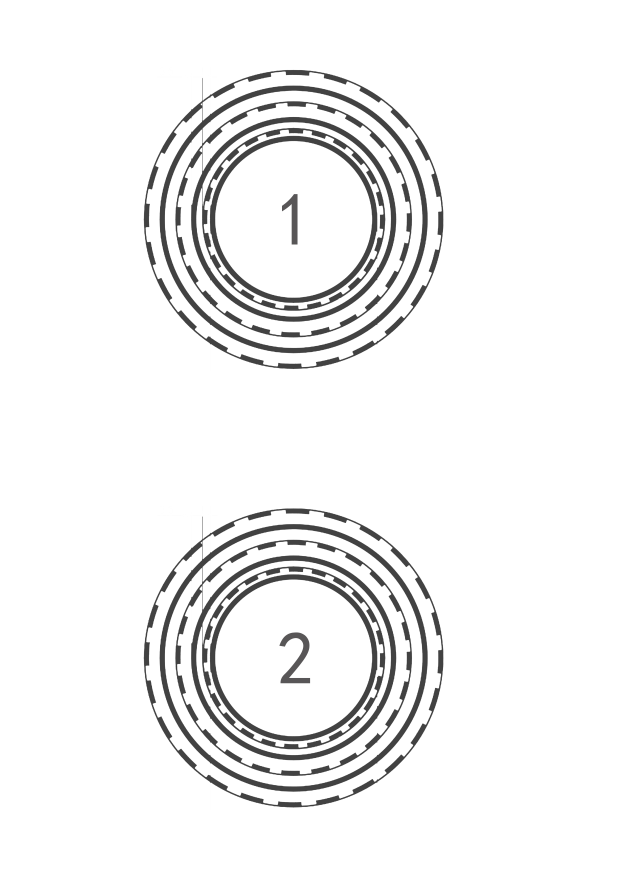
#> input picture 发布/上位机_20260916/vision_deps/images/工创赛标靶A4(12).png, 2480 x 3508 px (shown at 1/4 size)
$ python exp_speed.py --image '../../发布/上位机_20260916/vision_deps/images/工创赛标靶A4(12).png'
#> lines starting #> are read from the running program, lines starting #| are printed output that depends on the picture; after the words box and inside, x2 and y2 are one past the last pixel; in counts of white or black regions, pixels touching at a corner belong together
### 整机程序设计/VisualBot2/ring_center_detect_v2.py
#!/usr/bin/env python3
# -*- coding: utf-8 -*-
"""
圆环检测 + 环心数字识别(1/2/3, 任意旋转) —— 精简版
====================================================
检测方式(沿用 ring_center_simple.py 的粗圆环带思路, 快):
  灰度 -> 自适应二值化(环线是暗色) -> 闭运算接断线 -> 最大连通域
  -> 最小外接圆 -> 圆心即靶心。无霍夫/无聚类/无标定。
新增功能:
  检出圆环后, 识别环心阿拉伯数字(只需区分 1/2/3, 支持 360° 任意旋转):
  环心裁剪 -> 自适应阈值 -> 中心区字形 -> 归一化
  -> 与"1/2/3 × 多种字体 × 每5°旋转"模板库做 NCC 匹配
  -> 推流画面在圆心处用黄色标注(纯 ASCII Hershey 字体, 无字体依赖)
数字稳定性(滑动窗口众数):
  输出 = 最近 N 次(默认20)高置信读数中出现最多的数字(1/2/3);
  窗口随新读数滚动, 不锁定; 环长时间丢失或环心跳变(换了环)才清空窗口重新统计。

用法:
  python3 ring_center_detect_v2.py               # 有显示器: 开窗
  python3 ring_center_detect_v2.py --stream      # SSH: 浏览器看 http://<树莓派IP>:8080/
  python3 ring_center_detect_v2.py --no-show     # SSH: 只看终端
  python3 ring_center_detect_v2.py 图片.jpg       # 单张图片调试
无显示环境(SSH)下不加参数会自动降级为 --no-show 模式, 不会崩溃。
画面方向: CALIB["rotate_ccw"]=True(默认)时, 摄像头画面逆时针旋转90°;
  旋转在读帧后立即做, 所有输出坐标(环心/半径)都是旋转后画面的坐标。
按键(仅显示模式): ESC/q 退出

集成接口(兼容旧版, capture_check.sh 等仍可用):
  from ring_center_detect_v2 import RingDetector, CALIB
  res = RingDetector(CALIB).process(frame)
  # res: {found, cx_px, cy_px, r_outer_px, n_rings, conf, stale,
  #       digit, digit_score, raw}
"""

import os
import sys
import time
import threading
import numpy as np
import cv2 as cv

# ----------------------------------------------------------------------
# 配置 —— 阈值/系数按现场微调
# ----------------------------------------------------------------------
CALIB = {
    "camera_id": 0,
    "width": 1280,              # 720p 高清(帧率约12fps); 要更快改 640x480
    "height": 720,
    # ---- 圆环检测(粗圆环带) ----
    "thr_block": 41,            # 自适应阈值块大小: 越大越抗光照不均
    "thr_c": 5,                 # 提取灵敏度: 调大只留更暗的线(调小更灵敏, 5为灵敏度上调)
    "close_k": 9,               # 闭运算核(px): ≈相邻环线在画面里的间距
    "min_area_frac": 0.001,     # 连通域至少占画面0.1%, 过滤小噪声(上调灵敏度后放宽)
    "center_gate_r": 200,       # 位置要求: 环心须在画面中心半径200px的圆内才识别, 0=关闭
    "proc_scale": 0.5,          # 环检测用半分辨率(快~3倍), 坐标自动换算回原图; 要最高精度改1.0
    "ema": 0.5,                 # 中心平滑系数(0~1, 越大越稳)
    "stale_max": 10,            # 连续丢失>该帧数 -> conf 降级
    # ---- 环心数字识别(1/2/3) ----
    "digit_rot_step": 5,        # 旋转模板步长(度): 5°=72张/字, 覆盖360°任意旋转
    "digit_thr": 0.42,          # NCC 阈值: 低于此视为未识别(无数字基线≈0.00, 斜置细'1'≈0.45~0.50)
    "digit_votes": 20,          # 数字稳定性: 最近 N 次高置信读数(滑动窗口)取众数作为输出
    "digit_unlock_stale": 15,   # 环连续丢失超过该帧数 -> 清空窗口(重新统计)
    "jump_px": 120,             # 原始圆心与平滑中心偏离超过该值(px) -> 视为换了环, 清空窗口
    "digit_inner_frac": 0.80,   # 数字裁剪边长 = 2*最内环半径φ1*该系数(严格在φ1之内, 虚线环也不会进裁剪区)
    "inner_fallback_frac": 0.55,  # 找不到φ1时回退: 2*外环半径*该系数
    "digit_margin": 0.05,       # 与次优类的最小分数差, 小于此输出'?'
    # ---- 相机 ----
    "lock_exposure": True,      # 锁定曝光/白平衡(颜色任务的前提, 圆心检测也受益)
    "rotate_ccw": False,         # 摄像头画面逆时针旋转90°(适配安装方向);
                                # 旋转在读帧后立即做, 输出坐标(环心/半径)均为旋转后画面坐标
}


# ----------------------------------------------------------------------
# 圆环检测: 粗圆环带 -> 最大连通域 -> 最小外接圆
# ----------------------------------------------------------------------
def rotate_ccw(frame, cfg):
    """摄像头画面逆时针旋转90°(适配安装方向), 关闭则原样返回。
    必须在检测前调用: 这样输出坐标(环心/半径)天然就是旋转后画面的坐标。"""
    if cfg.get("rotate_ccw", False):
        return cv.rotate(frame, cv.ROTATE_90_COUNTERCLOCKWISE)
    return frame


def find_center(frame, cfg, want_bw=False):
    """返回 (cx, cy, r) 或 None；want_bw=True 时返回 (cx, cy, r, bw)。
    ★want_bw 是给 RingDetector.process 用的: φ1 那一步还要在同一尺度上做一次
      阈值+闭运算, 复用这里的 bw 能省掉一整套算子(RDK X5 上约 10ms/帧)。"""
    gray = cv.cvtColor(frame, cv.COLOR_BGR2GRAY)
    gray = cv.GaussianBlur(gray, (5, 5), 0)
    bw = cv.adaptiveThreshold(gray, 255, cv.ADAPTIVE_THRESH_GAUSSIAN_C,
                              cv.THRESH_BINARY_INV, cfg["thr_block"], cfg["thr_c"])
    k = cv.getStructuringElement(cv.MORPH_ELLIPSE, (cfg["close_k"], cfg["close_k"]))
    bw = cv.morphologyEx(bw, cv.MORPH_CLOSE, k)
    contours, _ = cv.findContours(bw, cv.RETR_EXTERNAL, cv.CHAIN_APPROX_SIMPLE)
    if not contours:
        return None
    h, w = gray.shape
    r_max = 0.5 * min(h, w)     # 真靶标外接圆不会超过画面短边一半, 滤掉背景伪影
    for c in sorted(contours, key=cv.contourArea, reverse=True):
        if cv.contourArea(c) < cfg["min_area_frac"] * w * h:
            return None
        (cx, cy), r = cv.minEnclosingCircle(c)
        if r <= r_max:
            if want_bw:
                return float(cx), float(cy), float(r), bw
            return float(cx), float(cy), float(r)
    return None


def find_inner_radius(gray, cx, cy, r_out, cfg, bw_full=None):
    """找最内环线半径 φ1(px): 环线围出的"白洞"中, 取贴近环心且半径最小的洞
    (= 最内环 φ1 围出的中心洞; φ1 虚线时该洞不存在, 会退到 φ2 的洞)。
    数字在洞内不影响洞轮廓。返回 φ1 半径, 找不到返回 None。
    gray/坐标/半径需在同一尺度下。
    ★bw_full 给出时(同一尺度的全图二值图)直接切 ROI, 跳过阈值+闭运算;
      注意它是"全图阈值"的结果, 与"ROI 内单独阈值"在边界附近可能略有差别(已过回归)。"""
    h, w = gray.shape
    r_scan = max(int(r_out * 0.95), 10)
    y0 = max(0, int(cy) - r_scan)
    y1 = min(h, int(cy) + r_scan)
    x0 = max(0, int(cx) - r_scan)
    x1 = min(w, int(cx) + r_scan)
    if x1 - x0 < 24 or y1 - y0 < 24:
        return None
    if bw_full is not None:
        bw = bw_full[y0:y1, x0:x1]
    else:
        roi = gray[y0:y1, x0:x1]
        bw = cv.adaptiveThreshold(roi, 255, cv.ADAPTIVE_THRESH_GAUSSIAN_C,
                                  cv.THRESH_BINARY_INV, cfg["thr_block"], cfg["thr_c"])
        k = cv.getStructuringElement(cv.MORPH_ELLIPSE, (cfg["close_k"], cfg["close_k"]))
        bw = cv.morphologyEx(bw, cv.MORPH_CLOSE, k)
    cnts, hier = cv.findContours(bw, cv.RETR_CCOMP, cv.CHAIN_APPROX_SIMPLE)
    if hier is None:
        return None
    oy, ox = int(cy) - y0, int(cx) - x0
    best_r, min_area = None, 0.0
    for i, c in enumerate(cnts):
        if hier[0][i][3] == -1:                # 只看洞(有父轮廓的轮廓)
            continue
        area = cv.contourArea(c)
        if area < 1000:                        # 滤小噪声洞
            continue
        M = cv.moments(c)
        if M['m00'] <= 0:
            continue
        bcx = M['m10'] / M['m00']
        bcy = M['m01'] / M['m00']
        if np.hypot(bcx - ox, bcy - oy) > 0.5 * r_scan:   # 洞须贴近环心
            continue
        (_, _), rr = cv.minEnclosingCircle(c)
        if rr <= 0.15 * r_scan:                # 太小不可能是环洞
            continue
        if best_r is None or rr < best_r:
            best_r = rr
            min_area = area
    return best_r


# ----------------------------------------------------------------------
# 环心数字识别: 1/2/3, 360° 旋转不变(旋转模板库 + NCC)
# ----------------------------------------------------------------------
_DIGIT_TM = None        # (labels: list[str], T: (N,784) 每行单位范数)


def _glyph_tensor(glyph, size=28):
    """二值字形 -> size×size 均值归零、单位范数向量(重心居中)。"""
    h, w = glyph.shape
    s = max(h, w)
    sq = np.zeros((s, s), np.uint8)
    sq[(s - h) // 2:(s - h) // 2 + h, (s - w) // 2:(s - w) // 2 + w] = glyph
    sq = cv.resize(sq, (size, size), interpolation=cv.INTER_AREA)
    m = cv.moments(sq)
    if m['m00'] > 0:
        dx = int(round(size / 2 - m['m10'] / m['m00']))
        dy = int(round(size / 2 - m['m01'] / m['m00']))
        sq = cv.warpAffine(sq, np.float32([[1, 0, dx], [0, 1, dy]]),
                           (size, size), borderValue=0)
    sq = sq.astype(np.float32) / 255.0
    sq -= sq.mean()
    n = np.linalg.norm(sq)
    return sq / n if n > 1e-6 else sq


def _build_rot_templates(step=5):
    """渲染 1/2/3 × 多种字体/粗细 × 每 step° 旋转 的模板矩阵(懒加载)。"""
    global _DIGIT_TM
    if _DIGIT_TM is not None:
        return _DIGIT_TM
    labels, rows = [], []
    for ch in '123':
        for font in (cv.FONT_HERSHEY_SIMPLEX, cv.FONT_HERSHEY_DUPLEX,
                     cv.FONT_HERSHEY_COMPLEX, cv.FONT_HERSHEY_TRIPLEX):
            for thick in (1, 2, 3):
                img = np.zeros((128, 128), np.uint8)
                cv.putText(img, ch, (8, 100), font, 4.0, 255, thick, cv.LINE_AA)
                nz = cv.findNonZero(img)
                if nz is None:
                    continue
                x, y, w, h = cv.boundingRect(nz)
                if w < 2 or h < 2:
                    continue
                glyph = img[y:y + h, x:x + w]
                # 字形补成正方形, 放大到 96, 放进 144 画布(旋转不裁边)
                s = max(w, h)
                sq = np.zeros((s, s), np.uint8)
                sq[(s - h) // 2:(s - h) // 2 + h, (s - w) // 2:(s - w) // 2 + w] = glyph
                sq = cv.resize(sq, (96, 96), interpolation=cv.INTER_AREA)
                canvas = np.zeros((144, 144), np.uint8)
                canvas[24:120, 24:120] = sq
                cxc, cyc = 72, 72
                for ang in range(0, 360, step):
                    M = cv.getRotationMatrix2D((cxc, cyc), ang, 1.0)
                    rot = cv.warpAffine(canvas, M, (144, 144),
                                        flags=cv.INTER_LINEAR, borderValue=0)
                    nz = cv.findNonZero(rot)
                    if nz is None:
                        continue
                    rx, ry, rw, rh = cv.boundingRect(nz)
                    if rw < 2 or rh < 2:
                        continue
                    rows.append(_glyph_tensor(rot[ry:ry + rh, rx:rx + rw], 28).flatten())
                    labels.append(ch)
    _DIGIT_TM = (labels, np.stack(rows).astype(np.float32))
    return _DIGIT_TM


def recognize_digit(frame, cx, cy, r_inner_px, cfg):
    """识别圆环中心数字(1/2/3, 任意旋转)。
    裁剪严格限制在最内环 φ1 之内(数字在环心附近、φ1 以内),
    环线(实线/虚线)进不了裁剪区, 不会把虚线段误当数字。
    返回 (digit 或 None, 置信度)。"""
    gray = cv.cvtColor(frame, cv.COLOR_BGR2GRAY) if frame.ndim == 3 else frame
    h, w = gray.shape[:2]
    side = max(int(2 * r_inner_px * cfg.get("digit_inner_frac", 0.80)), 24)
    x0 = max(0, int(cx) - side // 2)
    y0 = max(0, int(cy) - side // 2)
    x1 = min(w, x0 + side)
    y1 = min(h, y0 + side)
    if x1 - x0 < 12 or y1 - y0 < 12:
        return None, 0.0
    crop = gray[y0:y1, x0:x1]
    if crop.mean() < 128:                       # 深底 -> 反相成"暗字亮底"
        crop = 255 - crop
    bw = cv.adaptiveThreshold(crop, 255, cv.ADAPTIVE_THRESH_GAUSSIAN_C,
                              cv.THRESH_BINARY_INV, 15, 5)
    # 细笔画(如斜置的'1')旋转/反锯齿后易断成碎段: 先闭后开, 补断线去噪
    bw = cv.morphologyEx(bw, cv.MORPH_CLOSE,
                         cv.getStructuringElement(cv.MORPH_ELLIPSE, (3, 3)))
    bw = cv.morphologyEx(bw, cv.MORPH_OPEN,
                         cv.getStructuringElement(cv.MORPH_ELLIPSE, (3, 3)))
    chh, cww = bw.shape
    cnts, _ = cv.findContours(bw, cv.RETR_EXTERNAL, cv.CHAIN_APPROX_SIMPLE)
    if not cnts:
        return None, 0.0
    # 只留"中心区、不碰裁剪边界、尺寸像数字"的轮廓:
    #   环线弧段会贴到裁剪边缘(被排除), 数字在中心内部(被保留);
    #   防'1'断段 -> 取并集作字形
    keep = []
    for c in cnts:
        x, y, ww, hh = cv.boundingRect(c)
        if x <= 1 or y <= 1 or x + ww >= cww - 1 or y + hh >= chh - 1:
            continue                                # 贴边 = 环线弧段
        bcx, bcy = x + ww / 2, y + hh / 2
        if abs(bcx - cww / 2) > 0.45 * cww or abs(bcy - chh / 2) > 0.45 * chh:
            continue
        if hh < side * 0.15 or hh > side * 0.95:
            continue
        keep.append((x, y, ww, hh))
    if not keep:
        return None, 0.0
    x = min(k[0] for k in keep)
    y = min(k[1] for k in keep)
    x2 = max(k[0] + k[2] for k in keep)
    y2 = max(k[1] + k[3] for k in keep)
    glyph = bw[y:y2, x:x2]
    if glyph.shape[0] < 4 or glyph.shape[1] < 4:
        return None, 0.0
    g = _glyph_tensor(glyph, 28).flatten()
    labels, T = _build_rot_templates(int(cfg.get("digit_rot_step", 5)))
    scores = T @ g                               # 一次矩阵乘出所有模板得分
    char_best = {}
    for ch in '123':
        idx = [i for i, lab in enumerate(labels) if lab == ch]
        char_best[ch] = float(np.max(scores[idx]))
    ranked = sorted(char_best.items(), key=lambda kv: kv[1], reverse=True)
    best_ch, best_s = ranked[0]
    second_s = ranked[1][1]
    if best_s < cfg["digit_thr"]:                # 太像噪声/无数字
        return None, best_s
    if best_s - second_s < cfg["digit_margin"]:  # 与次优太接近 -> 存疑
        return '?', best_s
    return best_ch, best_s


# ----------------------------------------------------------------------
# 检测器(接口兼容旧版)
# ----------------------------------------------------------------------
class RingDetector:
    # [23 lines left out: functions __init__, _window_mode, not called in this run]

    def _clear_votes(self):
        self.votes = []

    # [274 lines left out: functions _lost, process, get_lan_ip, start_stream, main, not called in this run]


# [2 lines that do not run on import are left out]

### 整机程序设计/deploy_pi/exp_speed.py
#!/usr/bin/env python3
# -*- coding: utf-8 -*-
"""
exp_speed.py —— 视觉管线微基准（给弱算力平台定优化方向：RDK X5 / 树莓派 4B）
==============================================================================
为什么需要它: 端到端 fps 只能告诉你"慢"，不能告诉你"慢在哪、改哪一项能省多少"。
本脚本把圆环管线的每一步单独计时, 并按"候选优化"逐项对比, 输出一张 ms 表。

用法(在 ~/VisualBot 或 ~/vision_robot 里):
  python3 -u exp_speed.py                 # 合成靶标, 每项 15 次
  python3 -u exp_speed.py --frames 30
  python3 -u exp_speed.py --image 工创赛标靶A4(12).png    # 用真实图

看表方法:
  · 每项都给了"现状 vs 候选", 差值就是这一项能省下的 ms/帧;
  · 把"值得改的几项"的省下时间相加, 再和总耗时比, 就知道理论收益上限;
  · 改完再跑一次本脚本 + bench_perf.sh 复测。
"""
import argparse
import os
import sys
import time

import numpy as np
import cv2

sys.path.insert(0, os.path.dirname(os.path.abspath(__file__)))
import ring_center_detect_v2 as ring                                    # noqa: E402


def bench(name, fn, n):
    fn()                                    # 预热(排除首次分配)
    t0 = time.perf_counter()
    for _ in range(n):
        fn()
    dt = (time.perf_counter() - t0) / n * 1000.0
    print("  %-48s %8.2f ms" % (name, dt), flush=True)
    return dt


# [12 lines left out: function synth, not called in this run]


def main():
    ap = argparse.ArgumentParser()
    ap.add_argument("--frames", type=int, default=15)
    ap.add_argument("--image", default=None, help="用真实图片代替合成靶标")
    a = ap.parse_args()
    n = max(3, a.frames)

    cfg = dict(ring.CALIB)
    raw = cv2.imread(a.image) if a.image else synth()
#> raw is the input picture: shape (3508, 2480, 3); mean B, G, R 241.8, 241.8, 241.8
    if raw is None:
        print("!! 读不到图片", a.image)
        return 2
    frame = ring.rotate_ccw(raw, cfg)
    print("=" * 66)
    print("frame %s   cv2 %s   threads %d   cpu %d"
          % (frame.shape, cv2.__version__, cv2.getNumThreads(), os.cpu_count() or 0))
#| frame (3508, 2480, 3)   cv2 4.13.0   threads 1   cpu 2
    print("=" * 66)

    # ---------- A. 旋转（每帧固定成本；相机正向时可整体省掉） ----------
    print("[A] rotate_ccw（CALIB 里 rotate_ccw=True 时每帧都要做）")
    if raw.shape[:2] != frame.shape[:2]:
        bench("cv2.rotate 90CCW @%dx%d（现状）" % (raw.shape[1], raw.shape[0]),
              lambda: cv2.rotate(raw, cv2.ROTATE_90_COUNTERCLOCKWISE), n)
        half = cv2.resize(raw, None, fx=0.5, fy=0.5, interpolation=cv2.INTER_AREA)
        bench("先缩 0.5 再 rotate（省 3/4）",
              lambda: cv2.rotate(half, cv2.ROTATE_90_COUNTERCLOCKWISE), n)
        bench("不做旋转（相机正向 -> 面板关掉 rotate_ccw）", lambda: raw, n)
    else:
        print("  (当前图已是旋转后尺寸, 跳过)")

    # ---------- B. 缩放 ----------
    print("[B] 缩放（检测前的 proc_scale）")
    h, w = frame.shape[:2]
    bench("resize -> 640 宽  INTER_AREA（现状, 质量最好也最慢）",
          lambda: cv2.resize(frame, (640, int(h * 640 / w)), interpolation=cv2.INTER_AREA), n)
    bench("resize -> 640 宽  INTER_LINEAR",
          lambda: cv2.resize(frame, (640, int(h * 640 / w)), interpolation=cv2.INTER_LINEAR), n)
    bench("resize -> 480 宽  INTER_AREA",
          lambda: cv2.resize(frame, (480, int(h * 480 / w)), interpolation=cv2.INTER_AREA), n)

    # ---------- C. find_center 各环节（在 640 宽小图上） ----------
    sm = cv2.resize(frame, (640, int(h * 640 / w)), interpolation=cv2.INTER_AREA)
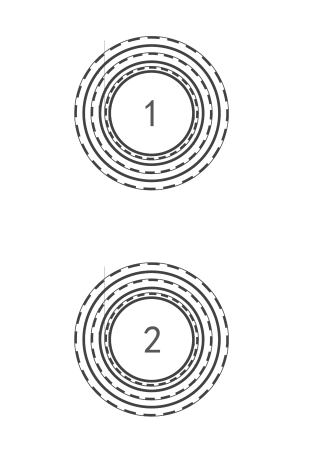
#> sm: shape (905, 640, 3) (shown at 1/2 size); mean B, G, R 241.8, 241.8, 241.8
    gray = cv2.cvtColor(sm, cv2.COLOR_BGR2GRAY)
    print("[C] find_center 内部环节（@%dx%d）" % (sm.shape[1], sm.shape[0]))
#| [C] find_center 内部环节（@640x905）
    bench("cvtColor BGR2GRAY", lambda: cv2.cvtColor(sm, cv2.COLOR_BGR2GRAY), n)
    bench("GaussianBlur 5x5", lambda: cv2.GaussianBlur(gray, (5, 5), 0), n)
    blur = cv2.GaussianBlur(gray, (5, 5), 0)
    for bs in (41, 21, 15):
        bench("adaptiveThreshold GAUSS block=%d C=5（现状=%d）" % (bs, cfg["thr_block"]),
              lambda bs=bs: cv2.adaptiveThreshold(blur, 255, cv2.ADAPTIVE_THRESH_GAUSSIAN_C,
                                                  cv2.THRESH_BINARY_INV, bs, 5), n)
        bench("adaptiveThreshold MEAN  block=%d C=5" % bs,
              lambda bs=bs: cv2.adaptiveThreshold(blur, 255, cv2.ADAPTIVE_THRESH_MEAN_C,
                                                  cv2.THRESH_BINARY_INV, bs, 5), n)
    bw = cv2.adaptiveThreshold(blur, 255, cv2.ADAPTIVE_THRESH_GAUSSIAN_C,
                               cv2.THRESH_BINARY_INV, cfg["thr_block"], cfg["thr_c"])
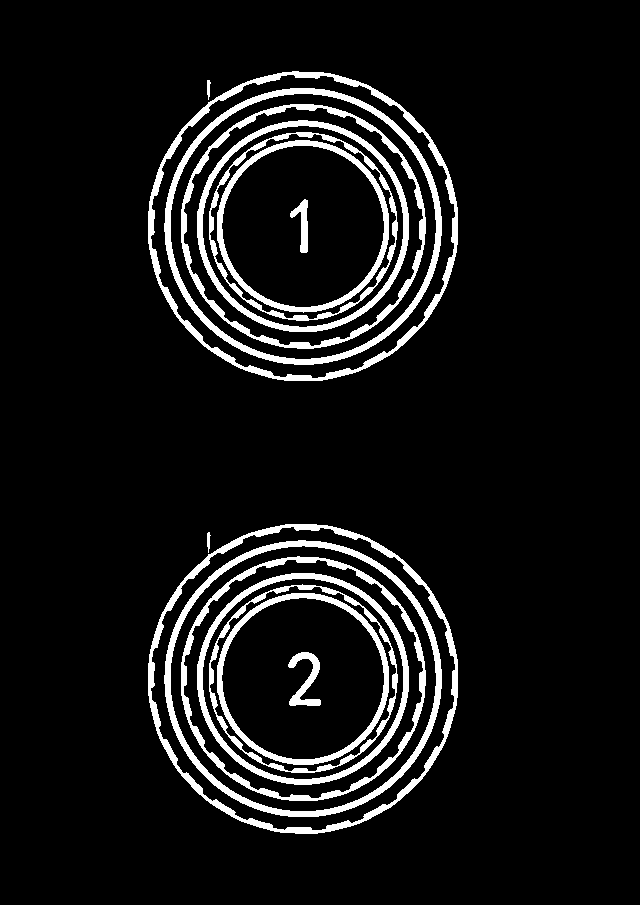
#> bw: shape (905, 640); 8.3% white; 16 white regions, largest, box (x1, y1, x2, y2) and area: (164, 88, 442, 365) 5316, (164, 540, 442, 817) 5307, (148, 524, 458, 834) 5165
    for k in (9, 5, 3):
        ker = cv2.getStructuringElement(cv2.MORPH_ELLIPSE, (k, k))
        bench("morphologyEx CLOSE ellipse %dx%d（现状=%d）" % (k, k, cfg["close_k"]),
              lambda ker=ker: cv2.morphologyEx(bw, cv2.MORPH_CLOSE, ker), n)
#> this loop made 3 passes
#> ker on pass 3: [[0, 1, 0], [1, 1, 1], [0, 1, 0]]
    bench("findContours RETR_EXTERNAL", lambda: cv2.findContours(bw, cv2.RETR_EXTERNAL,
                                                                cv2.CHAIN_APPROX_SIMPLE), n)
    bench("find_center 全流程 @640（现状）", lambda: ring.find_center(sm, cfg), n)
#> in find_center, `bw = cv.morphologyEx(bw, cv.MORPH_CLOSE, k)`:
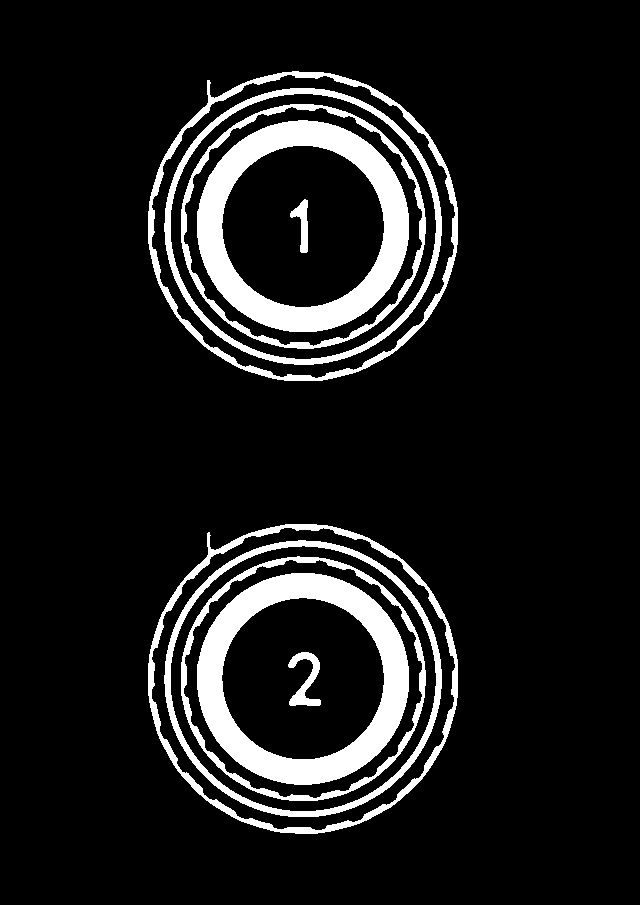
#> bw: shape (905, 640); 10.4% white; 10 white regions
#> in find_center, `contours, _ = cv.findContours(bw, cv.RETR_EXTERNAL, cv.CHAIN_APPROX_SI..`: contours = 2 contours; box (x1, y1, x2, y2) and area: (148, 524, 458, 834) 75348, (148, 71, 458, 381) 75314
#|   find_center 全流程 @640（现状）                             7.20 ms
    sm480 = cv2.resize(frame, (480, int(h * 480 / w)), interpolation=cv2.INTER_AREA)
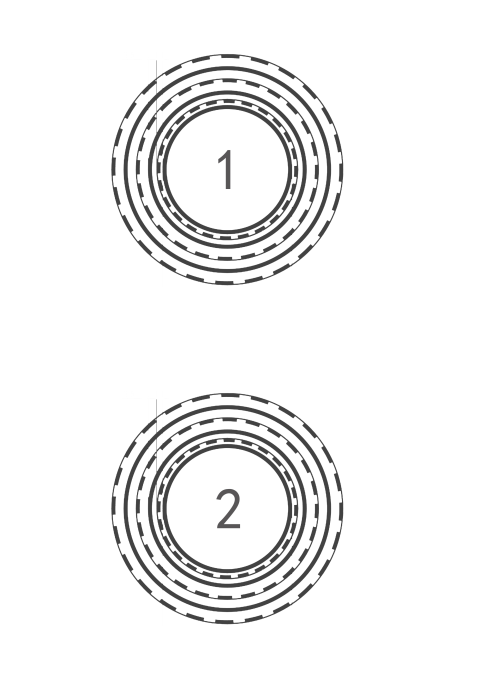
#> sm480: shape (678, 480, 3); mean B, G, R 241.8, 241.8, 241.8
    bench("find_center 全流程 @480（proc_scale=0.375）", lambda: ring.find_center(sm480, cfg), n)
#> (the rest of the program and of its run is left out)
